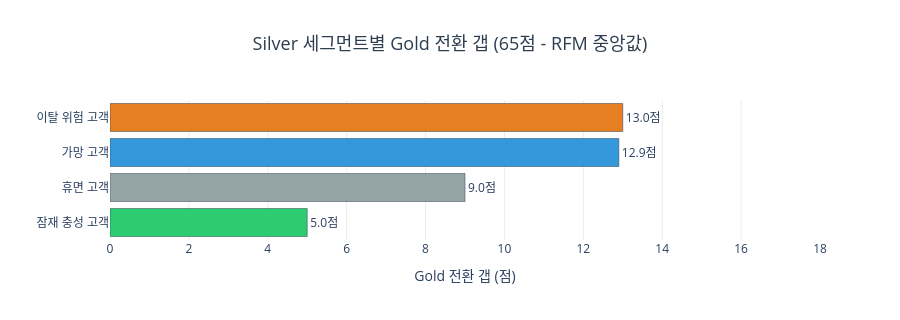

Notebook source saved alongside this figure:
### Code cell
fig = go.Figure()
for _, row in seg_summary.iterrows():
    fig.add_trace(go.Bar(
        x=[row['Gold_갭']],
        y=[row['세그먼트']],
        orientation='h',
        marker=dict(color=seg_color.get(row['세그먼트'], '#cccccc'), line=dict(color='#2c3e50', width=0.5)),
        text=[f"{row['Gold_갭']}점"],
        textposition='outside',
        showlegend=False,
    ))

fig.update_layout(
    title=dict(
        text='Silver 세그먼트별 Gold 전환 갭 (65점 - RFM 중앙값)<br>',
        x=0.5, xanchor='center', font=dict(size=18, color='#2c3e50')
    ),
    plot_bgcolor='white',
    xaxis=dict(title='Gold 전환 갭 (점)', range=[0, 18], gridcolor='#ececec'),
    yaxis=dict(title=''),
    height=320,
)
fig.show()

### Figure 1 — Plotly figure (JSON) as saved in the notebook; plotly's stock layout.template omitted (floating-point values rounded to 4 significant figures)
{"data": [{"marker": {"color": "#2ecc71", "line": {"color": "#2c3e50", "width": 0.5}}, "orientation": "h", "showlegend": false, "text": ["5.0점"], "textposition": "outside", "type": "bar", "x": [5], "y": ["잠재 충성 고객"]}, {"marker": {"color": "#95a5a6", "line": {"color": "#2c3e50", "width": 0.5}}, "orientation": "h", "showlegend": false, "text": ["9.0점"], "textposition": "outside", "type": "bar", "x": [9], "y": ["휴면 고객"]}, {"marker": {"color": "#3498db", "line": {"color": "#2c3e50", "width": 0.5}}, "orientation": "h", "showlegend": false, "text": ["12.9점"], "textposition": "outside", "type": "bar", "x": [12.9], "y": ["가망 고객"]}, {"marker": {"color": "#e67e22", "line": {"color": "#2c3e50", "width": 0.5}}, "orientation": "h", "showlegend": false, "text": ["13.0점"], "textposition": "outside", "type": "bar", "x": [13], "y": ["이탈 위험 고객"]}], "layout": {"height": 320, "plot_bgcolor": "white", "title": {"font": {"color": "#2c3e50", "size": 18}, "text": "Silver 세그먼트별 Gold 전환 갭 (65점 - RFM 중앙값)<br>", "x": 0.5, "xanchor": "center"}, "xaxis": {"gridcolor": "#ececec", "range": [0, 18], "title": {"text": "Gold 전환 갭 (점)"}}, "yaxis": {"title": {"text": ""}}}}
